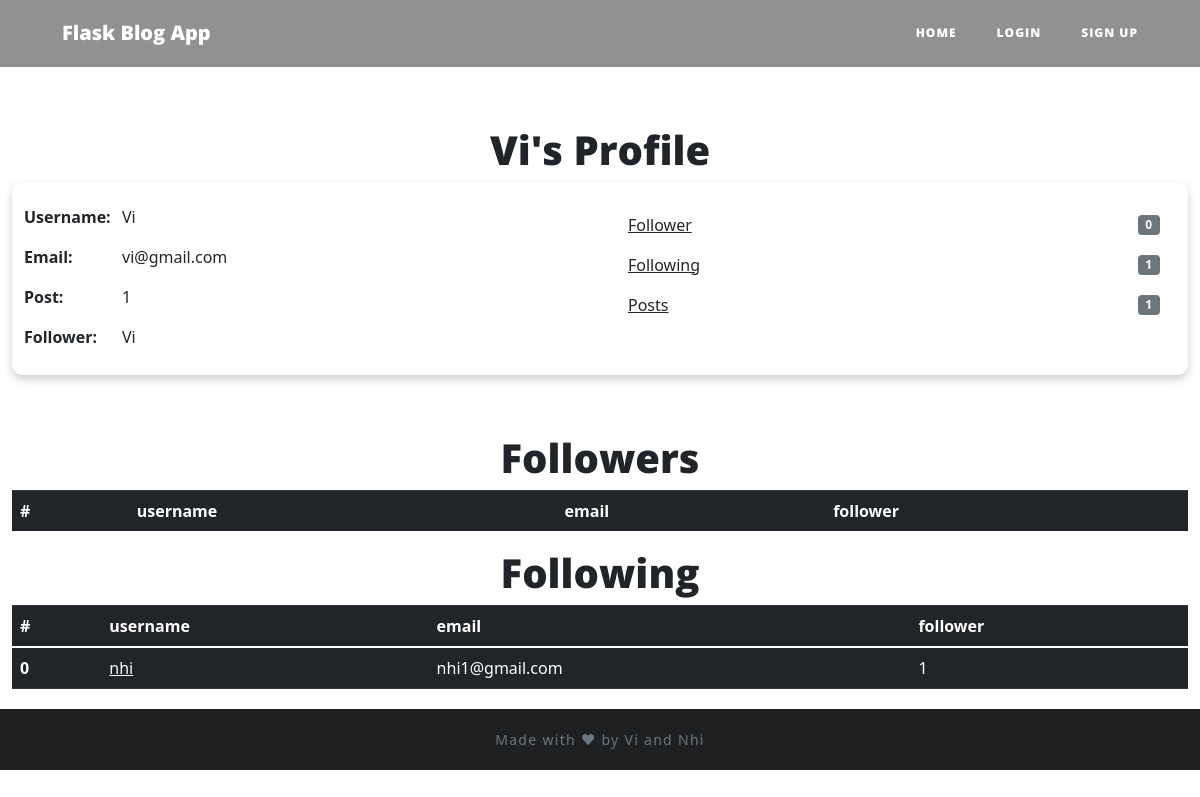
/profile/2, run on an earlier commit of the app's database.
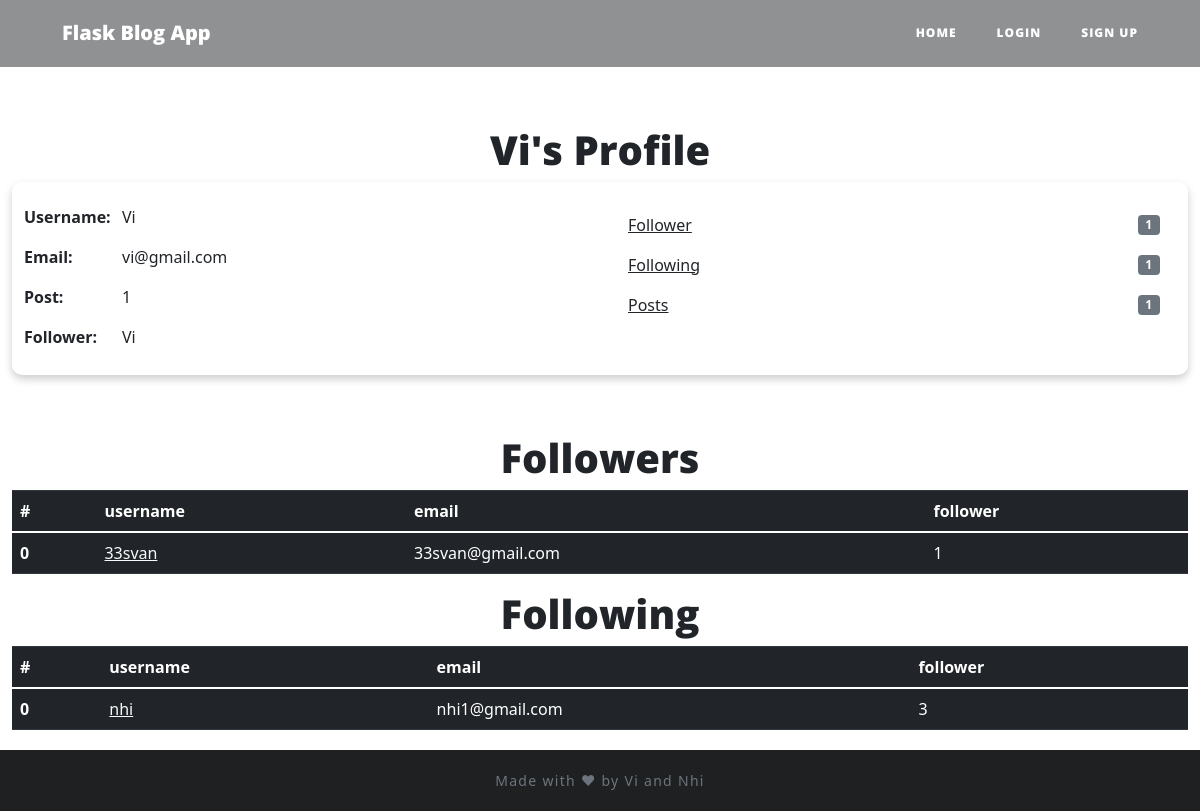
And on a later commit of the database.
### website/models.py (models this page shows)
class User(db.Model, UserMixin):
    id = db.Column(db.Integer, primary_key=True)
    email = db.Column(db.String(150), unique=True)
    username = db.Column(db.String(150), unique=True)
    password = db.Column(db.String(150))
    date_created = db.Column(db.DateTime, index=True, default=datetime.now)
    posts = db.relationship('Post', backref='user', passive_deletes=True)
    comments = db.relationship('Comment', backref='user', passive_deletes=True)
    likes = db.relationship('Like', backref='user', passive_deletes=True)
    followed = db.relationship('Follow', foreign_keys=[Follow.follower_id], backref=db.backref('follower', lazy='joined'), lazy=True, cascade='all, delete-orphan')
    followers = db.relationship('Follow', foreign_keys=[Follow.followed_id], backref=db.backref('followed', lazy='joined'), lazy=True, cascade='all, delete-orphan')

class Follow(db.Model):
    follower_id = db.Column(db.Integer, db.ForeignKey('user.id'),
    primary_key=True)
    followed_id = db.Column(db.Integer, db.ForeignKey('user.id'),
    primary_key=True)
    timestamp = db.Column(db.DateTime, default=datetime.now)

### website/views.py (the view)
@views.route("/profile/<author>")
def profile(author):
    user = User.query.filter_by(id=author).first()
    follower = current_user
    hasfollow = Follow()
    if follower.is_authenticated:
        hasfollow = Follow.query.filter_by(follower_id=follower.id, followed_id=user.id).first()
    if not user:
        flash('No user with that username exists.', category='error')
        return redirect(url_for('views.home'))
    return render_template("userprofile.html", Blogger = user,user = current_user, hasfollow = hasfollow)

### website/templates/userprofile.html (shortened to what this page needs)
{% extends "base.html" %} {% block title %}Home{% endblock %}
{% block body %}
{{ super() }}
{% endblock %}
{% block content%}
    <h1 align="center" style="padding-top: 5%;">{{Blogger.username}}'s Profile</h1>
    <div class="container-fluid" style="background-color: rgb(255, 255, 255); box-shadow: 0 4px 8px 0 rgba(0,0,0,0.2); border-radius: 10px;">
        <div class="row" style="padding-top: 2%;"></div>
        <div class="row">
            <div class="col-sm">
                <div class="row">
                    <div class="col-2">
                        <p><b>Username:</b></p>
                        <p><b>Email:</b></p>
                        <p><b>Post:</b></p>
                        <p><b>Follower:</b></p>
                    </div>
                    <div class="col-6">
                        <p>{{Blogger.username}}</p>
                        <p>{{Blogger.email}}</p>
                        <p>{{Blogger.posts|length}}</p>
                        <p>{{Blogger.username}}</p>
                    </div>
                </div>
            </div>
            <div class="col-sm">
                <ul class="list-group list-group-flush">
                    <li class="list-group-item d-flex justify-content-between align-items-center">
                        <a href="#followers" class = "link-dark">Follower</a>
                        <span class="badge badge-secondary badge-pill">{{Blogger.followers|length}}</span>
                    </li>
                    <li class="list-group-item d-flex justify-content-between align-items-center">
                        <a href="following" class = "link-dark">Following</a>
                        <span class="badge badge-secondary badge-pill">{{Blogger.followed|length}}</span>
                    </li>
                    <li class="list-group-item d-flex justify-content-between align-items-center">
                        <a href="/posts/{{Blogger.username}}" class = "link-dark">Posts</a>
                        <span class="badge badge-secondary badge-pill">{{Blogger.posts|length}}</span>
                    </li>
                </ul>
            </div>
        </div>
        <div class="row" style="padding-top: 10px;"></div>
    </div>
    <section id="followers">
    <h1 align="center">Followers</h1>
    <table class="table table-dark">
        <thead>
          <tr>
            <th scope="col">#</th>
            <th scope="col">username</th>
            <th scope="col">email</th>
            <th scope="col">follower</th>
          </tr>
        </thead>
        <tbody>
          {% set i = namespace(value=0) %}
          {% for follower in Blogger.followers %}
            <tr>
                <th scope="row">{{i.value}} </th>
                <td><a href="/profile/{{follower.follower.id}}" class="link-light">{{follower.follower.username}}</a></td>
                <td>{{follower.follower.email}}</td>
                <td>{{follower.follower.followers|length}}</td>
            </tr>
            {% set i.value = i.value + 1 %}
          {% endfor %}
        </tbody>
    </table>
    </section>
    <section id="following">
    <h1 align="center">Following</h1>
    <table class="table table-dark">
        <thead>
          <tr>
            <th scope="col">#</th>
            <th scope="col">username</th>
            <th scope="col">email</th>
            <th scope="col">follower</th>
          </tr>
        </thead>
        <tbody>
          {% set i = namespace(value=0) %}
          {% for follower in Blogger.followed %}
            <tr>
                <th scope="row">{{i.value}} </th>
                <td><a href="/profile/{{follower.followed.id}}" class="link-light">{{follower.followed.username}}</a></td>
                <td>{{follower.followed.email}}</td>
                <td>{{follower.followed.followers|length}}</td>
            </tr>
            {% set i.value = i.value + 1 %}
          {% endfor %}
        </tbody>
    </table>
</section>
    {% endblock %}

### website/templates/base.html (shortened to what this page needs)
<!DOCTYPE html>
<html>
    <head>
        <link rel="stylesheet" type="text/css" href="{{ url_for('static', filename='main.css') }}">
        <link href="vendor/fontawesome-free/css/all.min.css" rel="stylesheet" type="text/css">
        <link
        rel="stylesheet"
        href="https://stackpath.bootstrapcdn.com/bootstrap/4.4.1/css/bootstrap.min.css"
        />
        <link
        rel="stylesheet"
        href="https://stackpath.bootstrapcdn.com/font-awesome/4.7.0/css/font-awesome.min.css"
        />
        <link rel="stylesheet"
        href="https://maxcdn.bootstrapcdn.com/bootstrap/4.0.0/css/bootstrap.min.css"
>
        <link
        href="https://cdn.jsdelivr.net/npm/bootstrap@5.0.2/dist/css/bootstrap.min.css"
        rel="stylesheet"
        />
    </head>
    {% block body %}
    <body>
        <nav class="navbar navbar-expand-lg navbar-light fixed-top" id="mainNav">
            <div class="container">
                <a class="navbar-brand" href="/">Flask Blog App</a>
                <div class="collapse navbar-collapse" id="navbarResponsive">
                  <ul class="navbar-nav ml-auto">
                    <li class="nav-item">
                        <a class="nav-item nav-link" id="home" href="/">Home</a>
                    </li>
                    {% if user.is_authenticated %}
                    <li class="nav-item">
                        <a class="nav-item nav-link" id="profile" href="/profile/{{user.id}}">Profile</a>
                    </li>
                    <li class="nav-item">
                        <a class="nav-item nav-link" id="create-post" href="/create-post">Create Post</a>
                    </li>
                    <li class="nav-item">
                        <a class="nav-item nav-link" id="logout" href="/logout">Logout</a>
                    </li>
                    {% else %}
                    <li class="nav-item">
                        <a class="nav-item nav-link" id="login" href="/login">Login</a>
                    </li>
                    <li class="nav-item">
                        <a class="nav-item nav-link" id="signUp" href="/sign-up">Sign Up</a>
                    </li>
                    {% endif %}
                  </ul>
                </div>
            </div>
        </nav>
        <div class="container-sm">{% block content %} {% endblock %}</div>
    </body>
    {% endblock %}
    <footer>
        <div class="container">
          <div class="row">
            <div class="col-lg-8 col-md-10 mx-auto">
              <p class="text text-muted">Made with ❤ by Vi and Nhi</p>
            </div>
          </div>
        </div>
    </footer>
</html>

### website/static/main.css (style rules this page uses)
body { font-size: 20px; color: #212529; font-family: 'Lora', 'Times New Roman', serif; }
p { line-height: 1.5; margin: 30px 0; text-align: justify; }
h1, h2, h3, h4, h5, h6 { font-weight: 800 !important; font-family: 'Open Sans', 'Helvetica Neue', Helvetica, Arial, sans-serif !important; }
a { color: #212529; transition: all 0.2s; }
#mainNav { position: absolute; border-bottom: 1px solid #e9ecef; background-color: white; font-family: 'Open Sans', 'Helvetica Neue', Helvetica, Arial, sans-serif; }
#mainNav .navbar-brand { font-weight: 800; color: #343a40; }
#mainNav .navbar-nav > li.nav-item > a { font-size: 12px; font-weight: 800; letter-spacing: 1px; text-transform: uppercase; }
@media only screen and (min-width: 992px) { #mainNav { border-bottom: 1px solid transparent; background: transparent; } }
@media only screen and (min-width: 992px) { #mainNav .navbar-brand { padding: 10px 20px; color: #fff; } }
@media only screen and (min-width: 992px) { #mainNav .navbar-nav > li.nav-item > a { padding: 10px 20px; color: #fff; } }
@media only screen and (min-width: 992px) { #mainNav { transition: background-color 0.2s; transform: translate3d(0, 0, 0); -webkit-backface-visibility: hidden; } }
footer { padding: 50px 0 65px; }
footer { padding: 20px 0 20px; background-color: #1f2022; margin-top: 20px; }
footer .text { font-size: 14px; margin-bottom: 0; text-align: center; letter-spacing: 1.3px; }

### website/templates/userprofile.html (style rules this page uses)
body { background-image: url('https://images.unsplash.com/photo-1542435503-956c469947f6?ixlib=rb-1.2.1&ixid=MnwxMjA3fDB8MHxwaG90by1wYWdlfHx8fGVufDB8fHx8&auto=format&fit=crop&w=774&q=80'); background-size: cover; padding-top: 67px; max-width: 100%; max-height: 100%; }
nav .container { background-color: none !important; }
.container-sm { background-color: white; max-width: 100%; }

What changed in the data, as far as the page shows it:
added Follow: value "0", follower.username "33svan", follower.email "33svan@gmail.com", follower.followers|length "1", shown under "Followers"
computed for Follow "nhi": followed.followers|length "1" → "3"
Also different on the page:
{{ Blogger.followers|length }}: "0" → "1"
